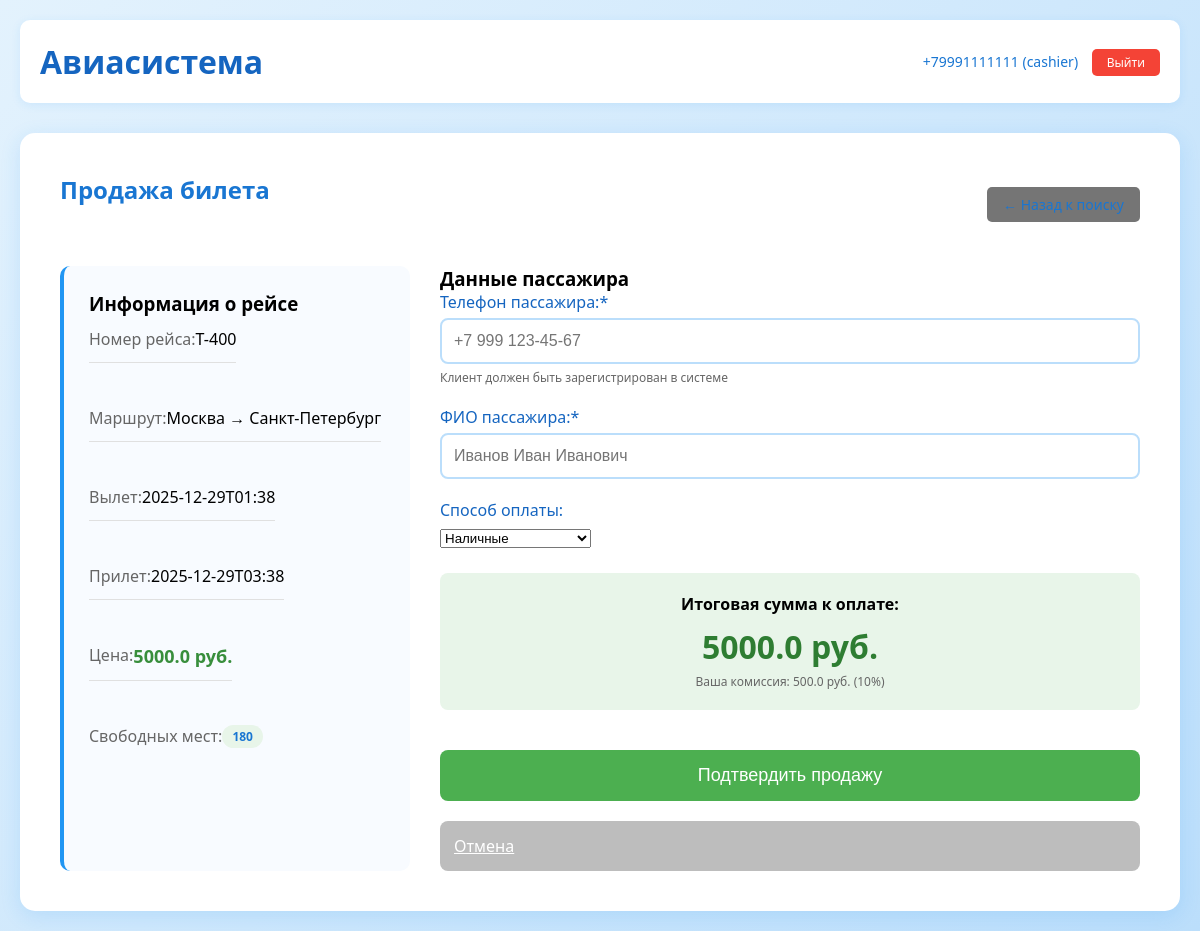
Screenshot of /cashier/sell/2/ (signed in) with the database file from the repository.
### tables this page shows
CREATE TABLE flights (
                id INTEGER PRIMARY KEY AUTOINCREMENT,
                flight_number TEXT NOT NULL,
                departure_city TEXT NOT NULL,
                arrival_city TEXT NOT NULL,
                departure_time TEXT NOT NULL,
                arrival_time TEXT NOT NULL,
                price REAL NOT NULL,
                seats_available INTEGER NOT NULL,
                airplane TEXT,
                staff_id INTEGER,
                status TEXT DEFAULT 'active',
                created_at TIMESTAMP DEFAULT CURRENT_TIMESTAMP,
                FOREIGN KEY (staff_id) REFERENCES users (id)
            );

### app.py (the view, shortened to what this page needs)
@app.route('/cashier/sell/<int:flight_id>/', methods=['GET', 'POST'])
def cashier_sell(flight_id):
    if 'user_id' not in session or session.get('role') != 'cashier':
        return redirect('/login')
    db = get_db()
    cursor = db.cursor()
    cursor.execute("SELECT * FROM flights WHERE id = ?", (flight_id,))
    flight = cursor.fetchone()
    if not flight:
        print('Рейс не найден', 'error')
        return redirect('/cashier/search')
    return render_template('cashier_sell.html', flight=flight)

### app.py (called while the page is built)
@app.teardown_appcontext
def close_connection(exception):
    db = getattr(g, '_database', None)
    if db is not None:
        db.close()

@app.before_request
def check_auth():
    public_paths = ['/', '/login', '/register/client', '/register/cashier',
                   '/static/', '/welcome']
    if any(request.path.startswith(path) for path in public_paths):
        return
    if 'user_id' not in session:
        return redirect('/welcome')

def get_db():
    db = getattr(g, '_database', None)
    if db is None:
        db = g._database = sqlite3.connect('database.db')
        db.row_factory = sqlite3.Row
    return db

@app.teardown_appcontext
def close_connection(exception):
    db = getattr(g, '_database', None)
    if db is not None:
        db.close()

### templates/cashier_sell.html (shortened to what this page needs)
{% extends "base.html" %}
{% block content %}
<div class="dashboard">
    <div class="header-with-back">
        <h2>Продажа билета</h2>
        <a href="/cashier/search" class="back-btn">← Назад к поиску</a>
    </div>
    <div class="sale-container">
        <div class="flight-info-card">
            <h3>Информация о рейсе</h3>
            <div class="flight-details">
                <div class="detail-row">
                    <span class="label">Номер рейса:</span>
                    <span class="value">{{ flight['flight_number'] }}</span>
                </div>
                <div class="detail-row">
                    <span class="label">Маршрут:</span>
                    <span class="value">{{ flight['departure_city'] }} → {{ flight['arrival_city'] }}</span>
                </div>
                <div class="detail-row">
                    <span class="label">Вылет:</span>
                    <span class="value">{{ flight['departure_time'] }}</span>
                </div>
                <div class="detail-row">
                    <span class="label">Прилет:</span>
                    <span class="value">{{ flight['arrival_time'] }}</span>
                </div>
                <div class="detail-row">
                    <span class="label">Цена:</span>
                    <span class="value price">{{ flight['price'] }} руб.</span>
                </div>
                <div class="detail-row">
                    <span class="label">Свободных мест:</span>
                    <span class="value seats">{{ flight['seats_available'] }}</span>
                </div>
            </div>
        </div>
        <div class="sale-form">
    <h3>Данные пассажира</h3>
    <form method="POST">
        <div class="form-group">
            <label for="phone">Телефон пассажира:*</label>
            <input type="text" id="phone" name="phone"
                   placeholder="+7 999 123-45-67" required>
            <small>Клиент должен быть зарегистрирован в системе</small>
        </div>
        <div class="form-group">
            <label for="passenger_name">ФИО пассажира:*</label>
            <input type="text" id="passenger_name" name="passenger_name"
                   placeholder="Иванов Иван Иванович" required>
        </div>
        <div class="form-group">
            <label for="payment_method">Способ оплаты:</label>
            <select id="payment_method" name="payment_method" class="form-control">
                <option value="cash">Наличные</option>
            </select>
        </div>
        <div class="payment-summary">
            <h4>Итоговая сумма к оплате:</h4>
            <div class="total-amount">{{ flight['price'] }} руб.</div>
            <small>Ваша комиссия: {{ flight['price'] * 0.1 }} руб. (10%)</small>
        </div>
        <div class="form-buttons">
            <button type="submit" class="btn confirm-sale-btn">Подтвердить продажу</button>
            <a href="/cashier/search" class="btn cancel-btn">Отмена</a>
        </div>
    </form>
</div>
    </div>
</div>
{% endblock %}

### static/style.css (style rules this page uses)
* { margin: 0; padding: 0; box-sizing: border-box; }
body { font-family: 'Segoe UI', Tahoma, Geneva, Verdana, sans-serif; background: linear-gradient(135deg, #e3f2fd 0%, #bbdefb 100%); min-height: 100vh; padding: 20px; }
.form-group { margin-bottom: 20px; }
label { display: block; margin-bottom: 5px; color: #1565c0; font-weight: 500; }
input { width: 100%; padding: 12px; border: 2px solid #bbdefb; border-radius: 8px; font-size: 16px; transition: border-color 0.3s; }
small { display: block; margin-top: 5px; color: #666; font-size: 12px; }
.btn { background: #2196f3; color: white; border: none; padding: 14px; width: 100%; border-radius: 8px; font-size: 16px; font-weight: 500; cursor: pointer; transition: background 0.3s; margin-top: 10px; }
.dashboard { background: white; padding: 40px; border-radius: 15px; box-shadow: 0 5px 20px rgba(33, 150, 243, 0.15); }
.dashboard h2 { color: #1976d2; text-align: center; margin-bottom: 30px; }
.flight-details, .ticket-details { display: flex; justify-content: space-between; align-items: flex-start; flex-wrap: wrap; gap: 20px; }
.form-buttons { display: flex; gap: 15px; margin-top: 30px; }
.cancel-btn { background: #bdbdbd; color: white; flex: 1; }
.header-with-back { display: flex; justify-content: space-between; align-items: center; margin-bottom: 30px; }
.back-btn { background: #bbdefb; color: #1976d2; padding: 8px 16px; border-radius: 5px; text-decoration: none; font-size: 14px; }
.seats { background: #e8f5e9; color: #2e7d32; padding: 3px 10px; border-radius: 12px; font-size: 12px; }
.sale-container { display: grid; grid-template-columns: 1fr 2fr; gap: 30px; }
.flight-info-card { background: #f8fbff; padding: 25px; border-radius: 10px; border-left: 4px solid #2196f3; }
.detail-row { display: flex; justify-content: space-between; margin: 12px 0; padding-bottom: 12px; border-bottom: 1px solid #e0e0e0; }
.detail-row:last-child { border-bottom: none; }
.detail-row .label { color: #666; }
.detail-row .value { font-weight: 500; }
.detail-row .price { color: #388e3c; font-weight: bold; font-size: 18px; }
.detail-row .seats { color: #1976d2; font-weight: bold; }
.payment-summary { background: #e8f5e9; padding: 20px; border-radius: 8px; margin: 25px 0; text-align: center; }
.total-amount { font-size: 32px; font-weight: bold; color: #2e7d32; margin-top: 10px; }
.confirm-sale-btn { background: #4caf50 !important; font-size: 18px !important; padding: 15px !important; }
.form-buttons { display: flex; gap: 10px; flex-wrap: wrap; }
.back-btn { background: #757575 !important; }

### rows the page displays
flights: flight_number "T-400", departure_city "Москва", arrival_city "Санкт-Петербург", departure_time "2025-12-29T01:38", arrival_time "2025-12-29T03:38", price "5000.0", seats_available "180", flight['price']*0.1 "500.0"

### other values shown
{{ session.phone }} "+79991111111"
{{ session.role }} "cashier"
